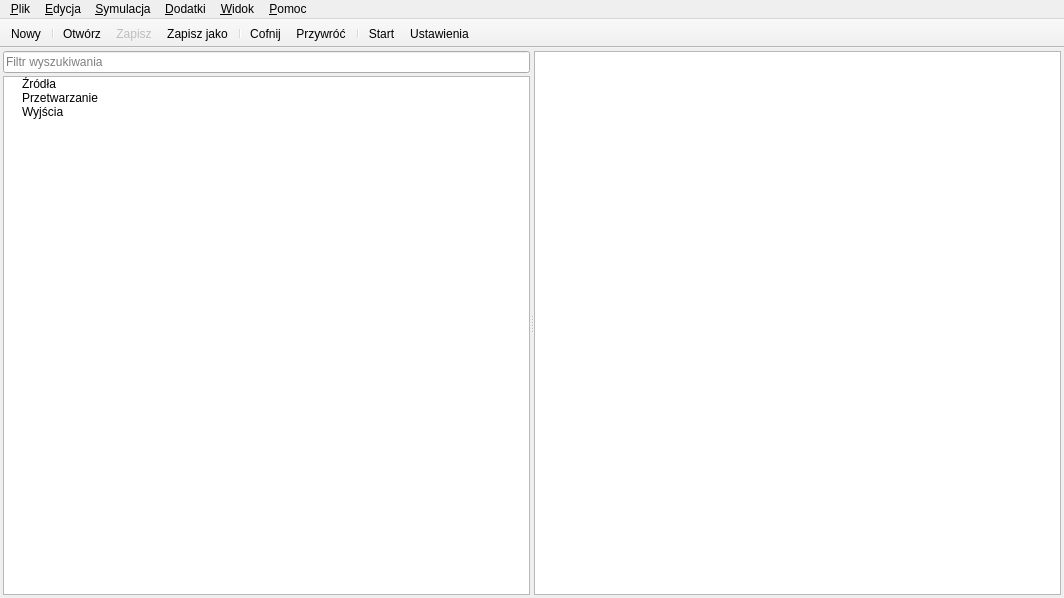
<?xml version="1.0" encoding="UTF-8"?>
<ui version="4.0">
 <class>MainWindow</class>
 <widget class="QMainWindow" name="MainWindow">
  <property name="geometry">
   <rect>
    <x>0</x>
    <y>0</y>
    <width>1064</width>
    <height>598</height>
   </rect>
  </property>
  <property name="acceptDrops">
   <bool>true</bool>
  </property>
  <property name="windowTitle">
   <string>DSP Blocks</string>
  </property>
  <widget class="QWidget" name="centralWidget">
   <layout class="QGridLayout" name="gridLayout">
    <property name="leftMargin">
     <number>3</number>
    </property>
    <property name="topMargin">
     <number>3</number>
    </property>
    <property name="rightMargin">
     <number>3</number>
    </property>
    <property name="bottomMargin">
     <number>3</number>
    </property>
    <item row="0" column="0">
     <widget class="QSplitter" name="splitter">
      <property name="orientation">
       <enum>Qt::Horizontal</enum>
      </property>
      <property name="childrenCollapsible">
       <bool>false</bool>
      </property>
      <widget class="QWidget" name="widget" native="true">
       <layout class="QVBoxLayout" name="verticalLayout">
        <property name="spacing">
         <number>3</number>
        </property>
        <property name="leftMargin">
         <number>0</number>
        </property>
        <property name="topMargin">
         <number>0</number>
        </property>
        <property name="rightMargin">
         <number>0</number>
        </property>
        <property name="bottomMargin">
         <number>0</number>
        </property>
        <item>
         <widget class="QLineEdit" name="blocksFilterE">
          <property name="placeholderText">
           <string>Filtr wyszukiwania</string>
          </property>
         </widget>
        </item>
        <item>
         <widget class="BlocksTree" name="blocksW">
          <property name="verticalScrollMode">
           <enum>QAbstractItemView::ScrollPerPixel</enum>
          </property>
          <property name="indentation">
           <number>15</number>
          </property>
          <attribute name="headerVisible">
           <bool>false</bool>
          </attribute>
          <column>
           <property name="text">
            <string/>
           </property>
          </column>
          <item>
           <property name="text">
            <string>Źródła</string>
           </property>
          </item>
          <item>
           <property name="text">
            <string>Przetwarzanie</string>
           </property>
          </item>
          <item>
           <property name="text">
            <string>Wyjścia</string>
           </property>
          </item>
         </widget>
        </item>
       </layout>
      </widget>
      <widget class="SchemeView" name="graphicsView"/>
     </widget>
    </item>
   </layout>
  </widget>
  <widget class="QToolBar" name="toolBar">
   <property name="windowTitle">
    <string>Pasek narzędzi</string>
   </property>
   <property name="movable">
    <bool>false</bool>
   </property>
   <attribute name="toolBarArea">
    <enum>TopToolBarArea</enum>
   </attribute>
   <attribute name="toolBarBreak">
    <bool>false</bool>
   </attribute>
   <addaction name="actionNowy"/>
   <addaction name="separator"/>
   <addaction name="actionOtw_rz"/>
   <addaction name="actionZapisz"/>
   <addaction name="actionZapisz_jako"/>
   <addaction name="separator"/>
   <addaction name="actionCofnij"/>
   <addaction name="actionPrzywr_c"/>
   <addaction name="separator"/>
   <addaction name="actionStart"/>
   <addaction name="action_Ustawienia"/>
  </widget>
  <widget class="QMenuBar" name="menuBar">
   <property name="geometry">
    <rect>
     <x>0</x>
     <y>0</y>
     <width>1064</width>
     <height>21</height>
    </rect>
   </property>
   <widget class="QMenu" name="menu_Plik">
    <property name="title">
     <string>&amp;Plik</string>
    </property>
    <addaction name="actionNowy"/>
    <addaction name="separator"/>
    <addaction name="actionOtw_rz"/>
    <addaction name="actionZapisz"/>
    <addaction name="actionZapisz_jako"/>
    <addaction name="separator"/>
    <addaction name="actionZamknij"/>
   </widget>
   <widget class="QMenu" name="menu_Edycja">
    <property name="title">
     <string>&amp;Edycja</string>
    </property>
    <addaction name="actionCofnij"/>
    <addaction name="actionPrzywr_c"/>
   </widget>
   <widget class="QMenu" name="menu_Pomoc">
    <property name="title">
     <string>&amp;Pomoc</string>
    </property>
    <addaction name="action_O_programie"/>
    <addaction name="actionO_Qt"/>
   </widget>
   <widget class="QMenu" name="menu_Symulacja">
    <property name="title">
     <string>&amp;Symulacja</string>
    </property>
    <addaction name="actionStart"/>
    <addaction name="separator"/>
    <addaction name="action_Ustawienia"/>
   </widget>
   <widget class="QMenu" name="menu_Dodatki">
    <property name="title">
     <string>&amp;Dodatki</string>
    </property>
   </widget>
   <widget class="QMenu" name="menu_Widok">
    <property name="title">
     <string>&amp;Widok</string>
    </property>
    <addaction name="action_U_yj_natywnych_okien_dialogowych"/>
   </widget>
   <addaction name="menu_Plik"/>
   <addaction name="menu_Edycja"/>
   <addaction name="menu_Symulacja"/>
   <addaction name="menu_Dodatki"/>
   <addaction name="menu_Widok"/>
   <addaction name="menu_Pomoc"/>
  </widget>
  <action name="actionStart">
   <property name="checkable">
    <bool>true</bool>
   </property>
   <property name="text">
    <string>Start</string>
   </property>
   <property name="shortcut">
    <string>Ctrl+R</string>
   </property>
  </action>
  <action name="actionZapisz">
   <property name="enabled">
    <bool>false</bool>
   </property>
   <property name="text">
    <string>Zapisz</string>
   </property>
   <property name="shortcut">
    <string>Ctrl+S</string>
   </property>
  </action>
  <action name="actionOtw_rz">
   <property name="text">
    <string>Otwórz</string>
   </property>
   <property name="shortcut">
    <string>Ctrl+O</string>
   </property>
  </action>
  <action name="actionNowy">
   <property name="text">
    <string>Nowy</string>
   </property>
   <property name="shortcut">
    <string>Ctrl+N</string>
   </property>
  </action>
  <action name="actionCofnij">
   <property name="text">
    <string>Cofnij</string>
   </property>
   <property name="shortcut">
    <string>Ctrl+Z</string>
   </property>
  </action>
  <action name="actionPrzywr_c">
   <property name="text">
    <string>Przywróć</string>
   </property>
   <property name="toolTip">
    <string>Przywróć</string>
   </property>
   <property name="shortcut">
    <string>Ctrl+Shift+Z</string>
   </property>
  </action>
  <action name="actionZamknij">
   <property name="text">
    <string>Zamknij</string>
   </property>
  </action>
  <action name="action_O_programie">
   <property name="text">
    <string>&amp;O programie</string>
   </property>
  </action>
  <action name="actionO_Qt">
   <property name="text">
    <string>O &amp;Qt</string>
   </property>
  </action>
  <action name="actionZapisz_jako">
   <property name="text">
    <string>Zapisz jako</string>
   </property>
   <property name="shortcut">
    <string>Ctrl+Alt+S</string>
   </property>
  </action>
  <action name="action_Ustawienia">
   <property name="text">
    <string>&amp;Ustawienia</string>
   </property>
   <property name="shortcut">
    <string>Ctrl+U</string>
   </property>
  </action>
  <action name="action_U_yj_natywnych_okien_dialogowych">
   <property name="checkable">
    <bool>true</bool>
   </property>
   <property name="checked">
    <bool>true</bool>
   </property>
   <property name="text">
    <string>&amp;Użyj natywnych okien dialogowych</string>
   </property>
  </action>
 </widget>
 <layoutdefault spacing="6" margin="11"/>
 <customwidgets>
  <customwidget>
   <class>BlocksTree</class>
   <extends>QTreeWidget</extends>
   <header>BlocksTree.hpp</header>
  </customwidget>
  <customwidget>
   <class>SchemeView</class>
   <extends>QGraphicsView</extends>
   <header>SchemeView.hpp</header>
  </customwidget>
 </customwidgets>
 <tabstops>
  <tabstop>blocksFilterE</tabstop>
  <tabstop>blocksW</tabstop>
  <tabstop>graphicsView</tabstop>
 </tabstops>
 <resources/>
 <connections>
  <connection>
   <sender>actionZamknij</sender>
   <signal>triggered()</signal>
   <receiver>MainWindow</receiver>
   <slot>close()</slot>
   <hints>
    <hint type="sourcelabel">
     <x>-1</x>
     <y>-1</y>
    </hint>
    <hint type="destinationlabel">
     <x>459</x>
     <y>279</y>
    </hint>
   </hints>
  </connection>
 </connections>
</ui>
